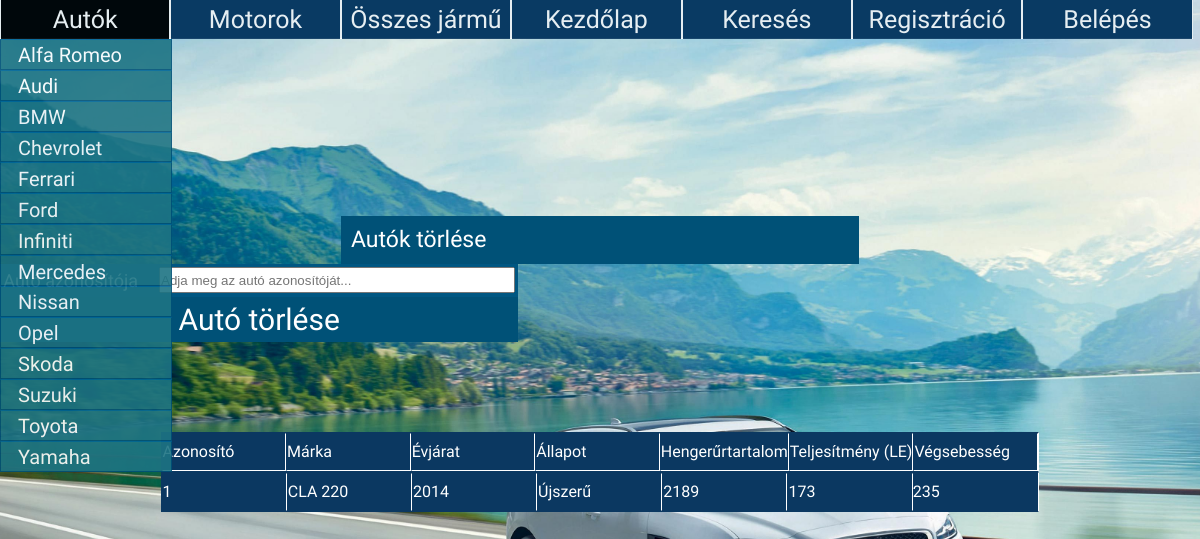
/autok_torlese.php, run on the app's committed database.
### tables this page shows
CREATE TABLE `automarka` (
  `id` varchar(60) NOT NULL
  
);

CREATE TABLE `auto` (
  `id` int(10) NOT NULL,
  `automarka_id` varchar(60) NOT NULL,
  `jarmutipus_id` varchar(60) NOT NULL,
  `ar_1` int(10) NOT NULL,
  `ar_2` int(10) NOT NULL,
  `ar_3` int(10) NOT NULL,
  `marka_tipus` varchar(80) NOT NULL,
  `evjarat` int(4) NOT NULL,
  `allapot` varchar(50) NOT NULL,
  `km_ora_allasa` int(10) NOT NULL,
  `szallithato_szemelyek` int(10) NOT NULL,
  `uzemanyag` varchar(100) NOT NULL,
  `hengerurtartalom` int(10) NOT NULL,
  `teljesitmeny` int(100) NOT NULL,
  `sajat_tomeg` int(100) NOT NULL,
  `maximalis_tomeg` int(100) NOT NULL,
  `tank_meret` int(5) NOT NULL,
  `atlagfogyasztas` float NOT NULL,
  `vegsebesseg` int(10) NOT NULL,
  `gyorsulas` float NOT NULL,
  `oktanszam` int(5) NOT NULL
);

### connection.php (called while the page is built)
<?php
	$conn = mysqli_connect("localhost", "root", "") or die("Failed to connect");
	if ( false == mysqli_select_db($conn, "jarmuadatbazis" )  ) {
		return null;
	}
	else{
		mysqli_query($conn, 'SET NAMES UTF-8');
		mysqli_query($conn, 'SET character_set_results=utf8');
		mysqli_set_charset($conn, 'utf8');
		return $conn;
	}
?>

### controller.php (called while the page is built, shortened)
<?php
class Controller{
	public function ListCars() {
		include('connection.php');
		$result = mysqli_query( $conn,"SELECT automarka.id from automarka order by automarka.id ASC;");
		return $result;
	}
	public function ListMotors() {
		include('connection.php');
		$result = mysqli_query( $conn,"SELECT motormarka.id from motormarka order by motormarka.id ASC;");
		return $result;
	}
}
?>

### autok_torlese.php (the view, shortened to what this page needs)
<?php
	include('connection.php');
	include('controller.php');
?>
<html>
		<link rel = "stylesheet" href = "style.css"/>
	<head>
	</head>
		<body id = "bgStyle">
				<div id = "container">
				<ul id = "menu">
					<li>
						<a href="autok.php">Autók</a>
						<div>
							<?php
								$AllCars = new Cars();
								$AllCars->ListCars();
								$listCars = $AllCars->ListCars();
								while($getCars = mysqli_fetch_assoc($listCars)){
										echo '<a href = "">'. $getCars['id']. '</a>';
								}
							?>
						</div>
					</li>
					<li>
						<a href="motorok.php">Motorok</a>
					</li>
					<li>
						<a href="jarmuvek.php">Összes jármű</a>
					</li>
					<li>
						<a href="adminpage.php">Kezdőlap</a>
					</li>
					<li><a href="kereses.php">Keresés</a></li>
					<li><a href="regisztracio.php">Regisztráció</a></li>
					<li>
						<a href="belepes.php">Belépés</a>
					</li>
				</ul>
			</div>
			<div align = "center">
			<form method = "POST" action = "autok_torlese.php" enctype = "multipart/form-data" name = "car_delete">
				<table align = "center" width = "43.2%" id = "styleofwords" border = "0px" cellpadding = "0" cellspacing = "0">
					<tr>
						<td height = "33px" id = "styleofwords2a"><font id = "styleofwords2a">Autók törlése</font></td>
					</tr>
				</table>
			</div>
			<div>
				<table align = "center" width = "43.2%" id = "styleofwords" border = "0px" cellpadding = "0" cellspacing = "0">
					<tr>
						<td height = "33px" id = "styleofwords7" width = "30%">Autó azonosítója<font id = "styleofwords8"></font></td>
						<td height = "33px" id = "styleofwords9" width = "70%"><input type = "number"
							style="height:26px; width: 100%" name = "id" size = "45" placeholder = "Adja meg az autó azonosítóját..." required /></td>
					</tr>
				</table>
			</div>
			<table align = "center" width = "43.2%" id = "styleofwords" border = "0px" cellpadding = "0" cellspacing = "0">
					<tr>
						<td width = "100%"><input type = "submit" class = "input" value = "Autó törlése" name = "autotorles" /></td>
					</tr>
			</table>
			<?php
				$sql = "SELECT * FROM auto";
				$result = mysqli_query($conn, $sql);
				echo '
						<div align = "center">
							<table align = "center" width = "73.2%" id = "tableborders2" border = "0px" cellpadding = "0" cellspacing = "0">
								<tr>
									<td width = "14.2%"  id = "tableborders3">Azonosító</td>
									<td width = "14.2%"  id = "tableborders3">Márka</td>
									<td width = "14.2%"  id = "tableborders3">Évjárat</td>
									<td width = "14.2%"  id = "tableborders3">Állapot</td>
									<td width = "14.2%"  id = "tableborders3">Hengerűrtartalom</td>
									<td width = "14.2%"  id = "tableborders3">Teljesítmény (LE)</td>
									<td width = "14.2%" id = "tableborders3">Végsebesség</td>
								</tr>
							</table>
					</div>';
				if (mysqli_num_rows($result) > 0) {
					while($row = mysqli_fetch_assoc($result)) {
					echo '
							<div align = "center">
								<table align = "center" width = "73.2%" id = "tableborders2" border = "0px" cellpadding = "0" cellspacing = "0">
									<tr>
										<td width = "14.2%" id = "tableborders2"> '.$row["id"].'</td>
										<td width = "14.2%" id = "tableborders2"> '.$row["marka_tipus"].' </td>
										<td width = "14.2%" id = "tableborders2"> '.$row["evjarat"].'</td>
										<td width = "14.2%" id = "tableborders2"> '.$row["allapot"].'</td>
										<td width = "14.2%" id = "tableborders2"> '.$row["hengerurtartalom"].'</td>
										<td width = "14.2%" id = "tableborders2"> '.$row["teljesitmeny"].'</td>
										<td width = "14.2%"> '.$row["vegsebesseg"].'</td>
									</tr>
								</table>
							</div>';
					}
				}
			?>
		</body>
</html>

### style.css (style rules this page uses)
#styleofwords { font-family: "Electrolize"; }
#styleofwords2a { font-size: 23px; font-family: "Electrolize"; text-align: left; background: rgb(0, 81, 119); color: #ffffff; padding: 2% 2% 2% 1%; margin: 0 0 0 0; width: 100%; }
#styleofwords7 { font-size: 18px; font-family: "Electrolize"; text-align: right; background: rgb(0, 87, 130); color: #ffffff; padding: 0 2% 0 0%; margin: 0 0 0 0; }
#styleofwords9 { font-size: 23px; font-family: "Electrolize"; text-align: left; background: rgb(0, 87, 130); color: #ffffff; padding: 3.5px; margin: 0 0 0 0; }
* { padding: 0px; margin: 0px; }
div#container { width: 100%; }
ul#menu { width: 100%; list-style: none; position: fixed; }
ul#menu li { float: left; width: 14.2%; height: 38px; background: rgb(0, 81, 119); margin: 0 0 0 0; padding: 0px; font-family: "Electrolize"; }
ul#menu li a { height: 32px; text-decoration: none; font-size: 25px; font-family: "Electrolize", Helvetica, light; text-align: center; background: #0B3861; color: #ffffff; padding: 3% 0 1% 0%; display: block; border-style: solid; border-color: #ffffff; border-width: 0 0.5px 0 0.5; opacity: 0.9; transition: 2s ease; }
ul#menu li div a { float: left; width: 90%; height: 25.5px; text-decoration: none; font-size: 20px; font-family: "Electrolize"; text-align: center; color: #ffffff; padding: 0px; display: block; text-align: left; margin: 0 0 0px 0; padding: 2% 0 0% 10%; border-style: solid; border-color: #006697 #005177 #005177 #005177 ; border-width: 0.1px; margin: 0 0 0 0; opacity: 0.9; transition: 1.8s ease; }
ul#menu li div { display: none; transition: all 0.8s ease-in-out 3s; }
ul#menu li div a:nth-child(odd) { display: block; background-color: rgb(29 ,116, 131); font-family: "Electrolize"; }
ul#menu li div a:nth-child(even) { display: block; background-color: rgb(29 ,116, 131); font-family: "Electrolize"; }
#tableborders2 { border-style: solid; border-color: #0B3861 #ffffff #0B3861 #0B3861; border-width: 0.5px; margin: 0 0.5px 0 0; font-family: "Electrolize"; text-align: left; background-color: #0B3861; color: #ffffff; height: 5%; }
#tableborders3 { border-style: solid; border-color: #0B3861 #ffffff #ffffff #0B3861; border-width: 0.5px; margin: 0 0.5px 0 0; font-family: "Electrolize"; text-align: left; background-color: #0B3861; color: #ffffff; height: 10%; }
#bgStyle { background: url('pictures/bgCar.jpg') no-repeat center center fixed; -webkit-background-size: cover; -moz-background-size: cover; -o-background-size: cover; background-size: cover; margin: 0; }
.input[type=submit] { padding: 5px 10px; font-size: 30px; font-family: "Electrolize"; text-align: center; width: 100%; height: 100%; cursor: pointer; outline: none; color: #fff; background-color: rgb(0, 81, 119); border: none; border-radius: 0 0 0 18; }
.input[type=submit] { padding: 5px 10px; font-size: 30px; font-family: "Electrolize"; text-align: center; width: 100%; height: 100%; cursor: pointer; outline: none; color: #fff; background-color: rgb(0, 81, 119); border: none; border-radius: 0 0 18 18; }

### data on the page
automarka: id "Alfa Romeo"
automarka: id "Audi"
automarka: id "BMW"
automarka: id "Chevrolet"
automarka: id "Ferrari"
automarka: id "Ford"
automarka: id "Infiniti"
automarka: id "Mercedes"
automarka: id "Nissan"
automarka: id "Opel"
automarka: id "Skoda"
automarka: id "Suzuki"
automarka: id "Toyota"
automarka: id "Yamaha"
auto: id "1", marka_tipus "CLA 220", evjarat "2014", allapot "Újszerű", hengerurtartalom "2189", teljesitmeny "173", vegsebesseg "235"
